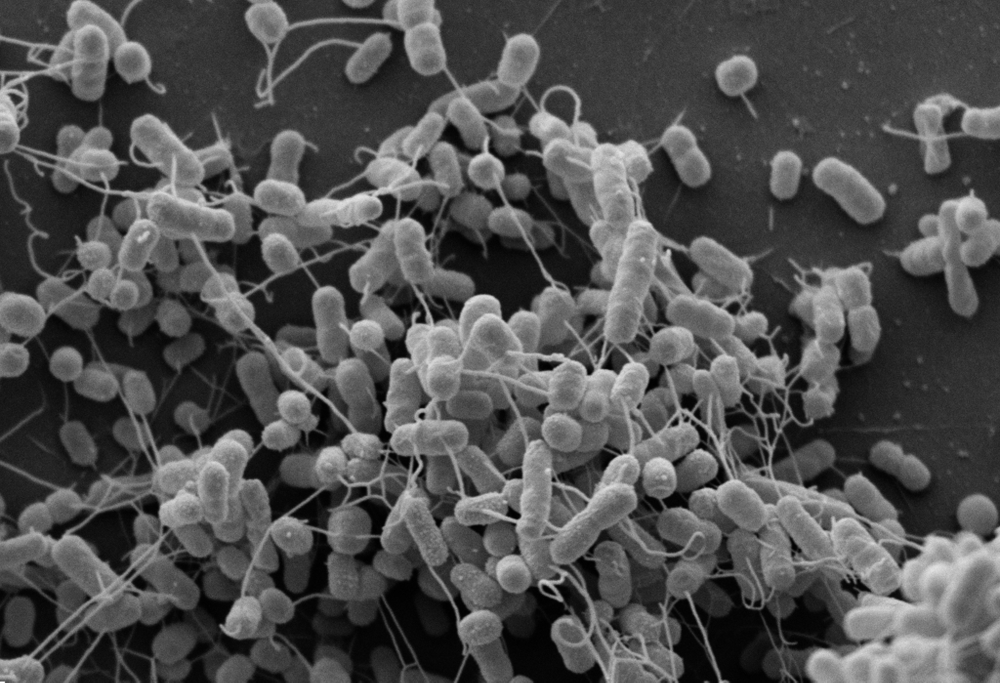
#> input picture Image SVD/bacteria.jpg, 2000 x 1365 px, found by its file name (shown at 1/2 size)
$ python Image_SVD_transformation.py
#> lines starting #> are read from the running program, lines starting #| are printed output that depends on the picture
# Libraries
import matplotlib.image as mpimg
import matplotlib.pyplot as plt
import numpy as np

def rgb2gray(rgb):
    return np.dot(rgb[...,:3], [0.2989, 0.5870, 0.1140])

# Load image with numbers in a table
bac = mpimg.imread(r"C:\Users\bruno\OneDrive\Documentos\GitHub\biotech-code-examples\Image SVD\bacteria.jpg")
#> bac is the input picture: shape (1365, 2000, 3); min 0, max 255, mean 79.6

bac_g = rgb2gray(bac); # Convert RGB to grayscale


# Define plot space

fig, axarr = plt.subplots(2,3, figsize=(25, 10))
fig.suptitle("Image SVD transformation", fontsize =20, fontweight='bold')

axarr[0,0].imshow(bac_g)
plt.set_cmap('gray')
fig.text(0.225,0.9,'Original',fontsize =15)
axarr[0,0].axis('off')

U, S, VT = np.linalg.svd(bac_g,full_matrices=False)
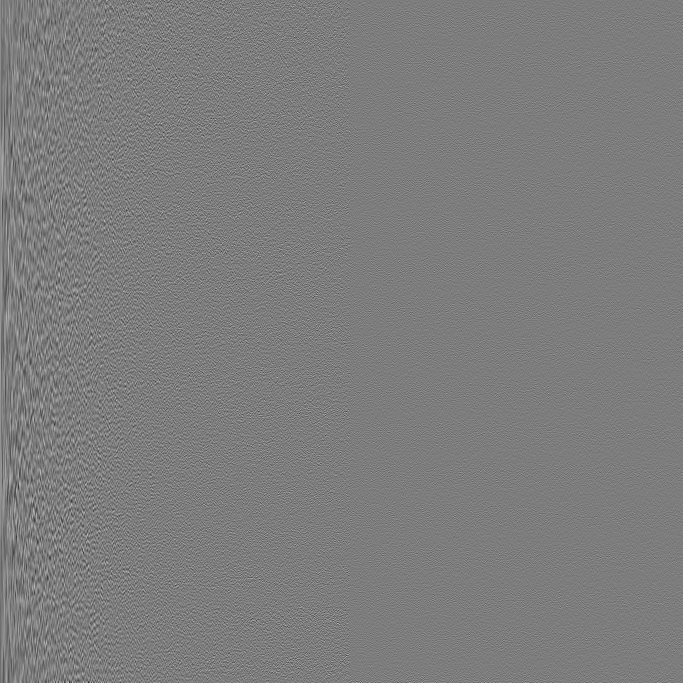
#> U: shape (1365, 1365) float64 (shown at 1/2 size); min -0.14, max 0.146, mean 1.73e-05; drawn with min black and max white
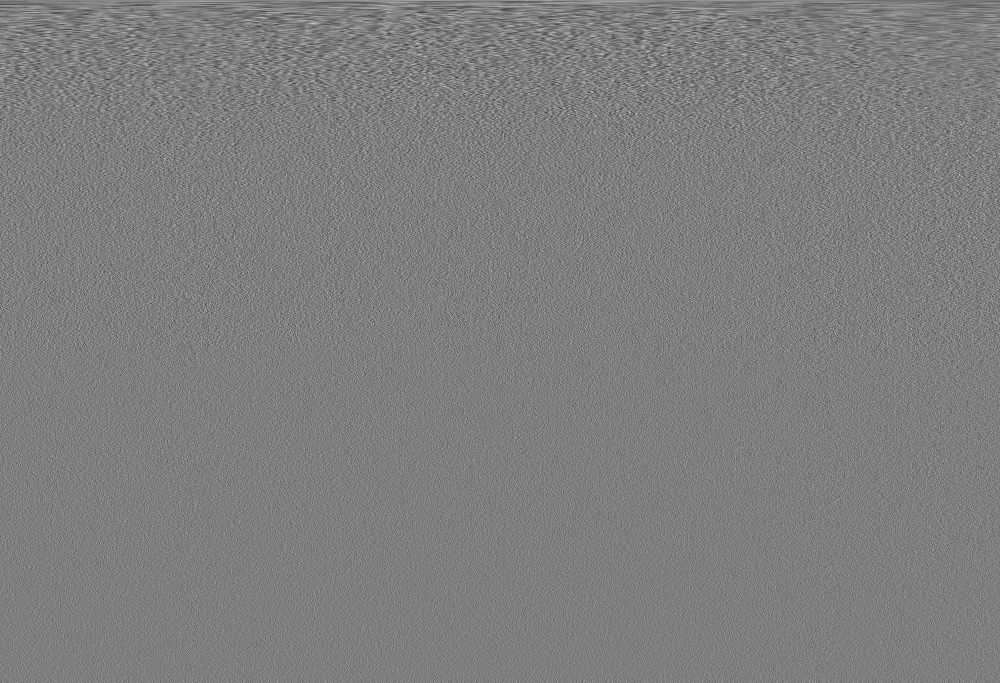
#> VT: shape (1365, 2000) float64 (shown at 1/2 size); min -0.118, max 0.12, mean 1.54e-05; drawn with min black and max white
#> S = 1365 values, max 133678.1 at index 0, min 4.02 at index 1364, mean 637.7
S = np.diag(S)

r=5
X5 = U[:,:r] @ S[0:r,:r] @ VT[:r,:]
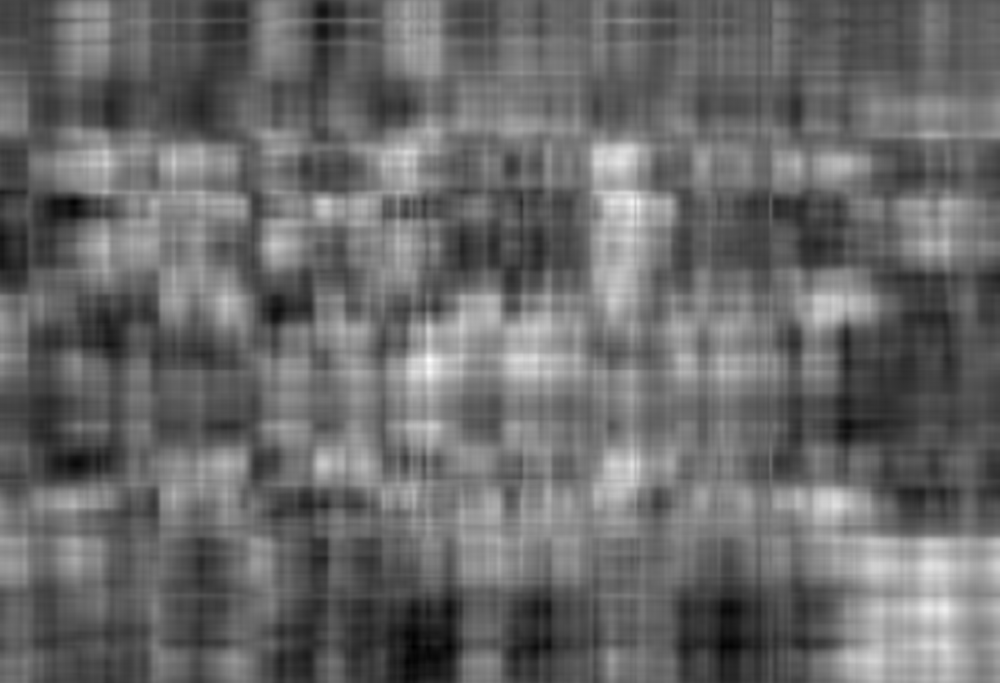
#> X5: shape (1365, 2000) float64 (shown at 1/2 size); min -16.17, max 214.8, mean 79.6; drawn with min black and max white
axarr[0,1].imshow(X5)
plt.set_cmap('gray')
fig.text(0.5,0.9,'r=5',fontsize =15)
axarr[0,1].axis('off')
r=10
X10 = U[:,:r] @ S[0:r,:r] @ VT[:r,:]
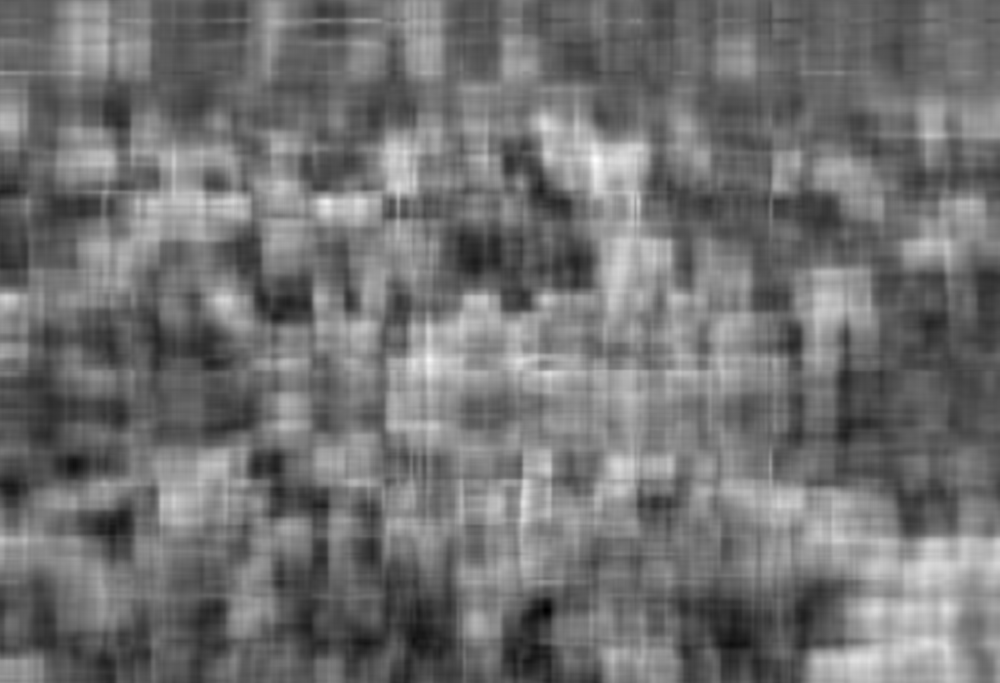
#> X10: shape (1365, 2000) float64 (shown at 1/2 size); min -42.79, max 231.5, mean 79.6; drawn with min black and max white
axarr[0,2].imshow(X10)
plt.set_cmap('gray')
fig.text(0.775,0.9,'r=10',fontsize =15)
axarr[0,2].axis('off')
r=50
X50 = U[:,:r] @ S[0:r,:r] @ VT[:r,:]
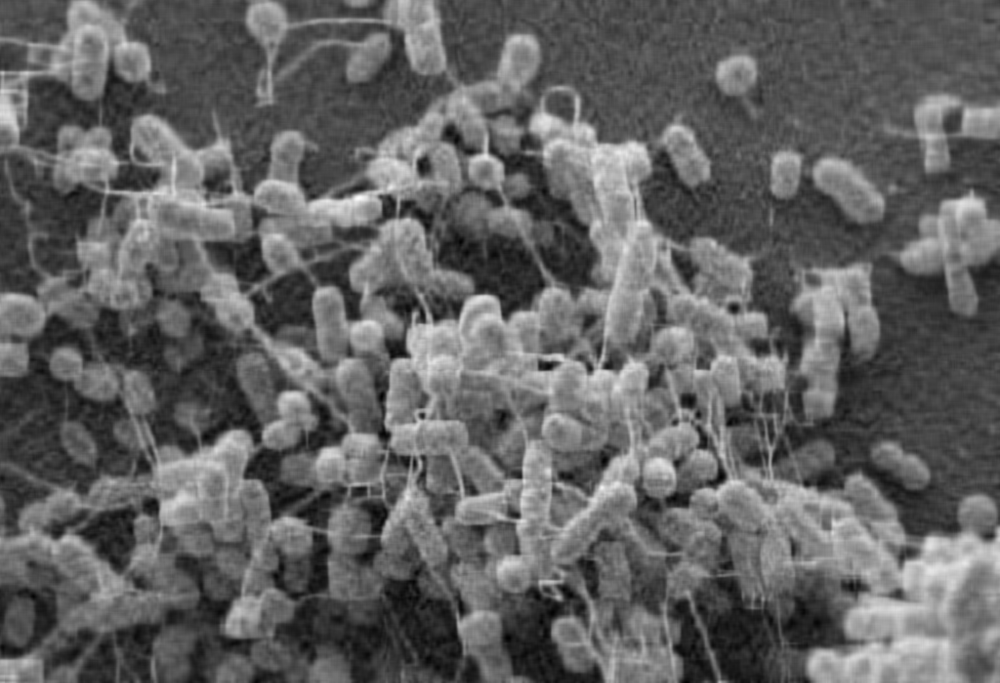
#> X50: shape (1365, 2000) float64 (shown at 1/2 size); min -25.91, max 246.6, mean 79.6; drawn with min black and max white
axarr[1,0].imshow(X50)
plt.set_cmap('gray')
fig.text(0.225,0.475,'r=50',fontsize =15)
axarr[1,0].axis('off')
r=1365
X1365 =U[:,:r] @ S[0:r,:r] @ VT[:r,:]
axarr[1,1].imshow(X1365)
plt.set_cmap('gray')
fig.text(0.5,0.475,'r=1365',fontsize =15)
axarr[1,1].axis('off')


axarr[1,2].plot(100*np.cumsum(np.diag(S))/np.sum(np.diag(S)))
plt.title('Singular Values: Cumulative Sum', fontsize=15)
axarr[1,2].set_xlabel('Number of singular vectors (r)', loc='center', fontsize=12)
axarr[1,2].set_ylabel('Explained variance (%)', loc='center', fontsize=12)
plt.grid(which='major', axis='both', alpha=0.1)
plt.show()
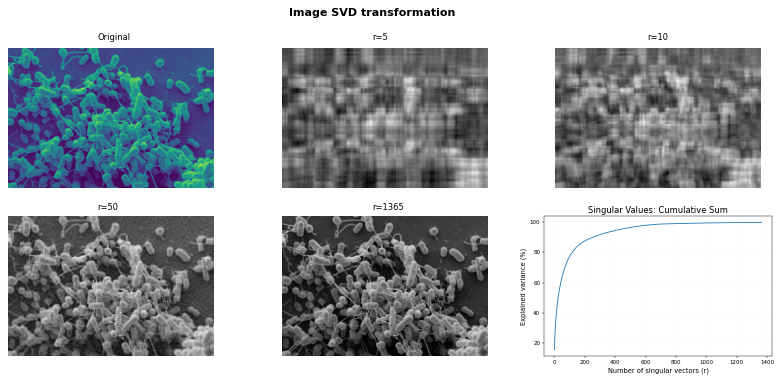
#> figure drawn by matplotlib, 6 panels; panel 6: curve peaks at x = 1364, y = 100
